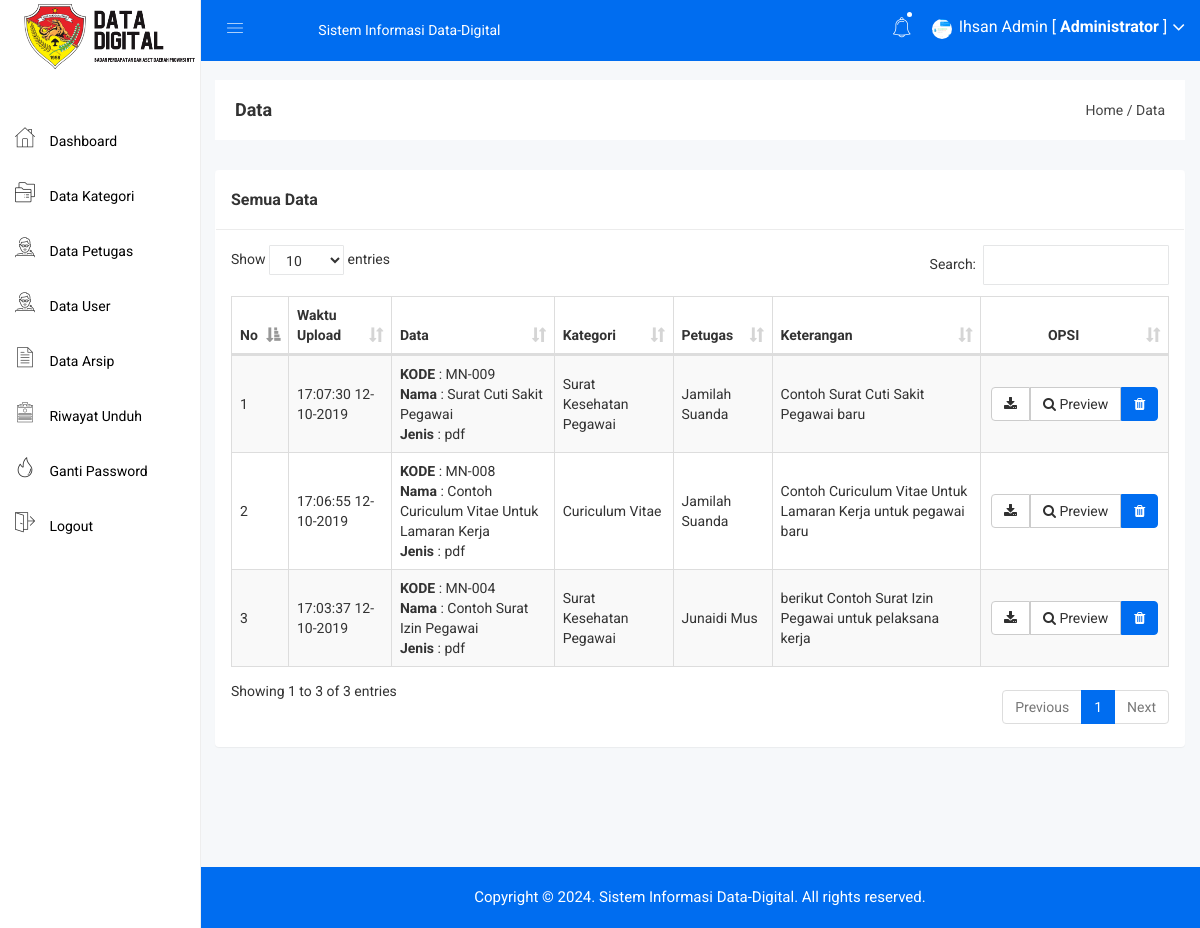
/admin/arsip.php (signed in), run on the app's committed database.
### tables this page shows
CREATE TABLE IF NOT EXISTS `arsip` (
  `arsip_id` int(11) NOT NULL AUTO_INCREMENT,
  `arsip_waktu_upload` datetime NOT NULL,
  `arsip_petugas` int(11) NOT NULL,
  `arsip_kode` varchar(255) NOT NULL,
  `arsip_nama` varchar(255) NOT NULL,
  `arsip_jenis` varchar(255) NOT NULL,
  `arsip_kategori` int(11) NOT NULL,
  `arsip_keterangan` text NOT NULL,
  `arsip_file` varchar(255) NOT NULL,
  PRIMARY KEY (`arsip_id`)
);

CREATE TABLE IF NOT EXISTS `kategori` (
  `kategori_id` int(11) NOT NULL AUTO_INCREMENT,
  `kategori_nama` varchar(255) NOT NULL,
  `kategori_keterangan` text NOT NULL,
  PRIMARY KEY (`kategori_id`)
);

CREATE TABLE IF NOT EXISTS `petugas` (
  `petugas_id` int(11) NOT NULL AUTO_INCREMENT,
  `petugas_nama` varchar(255) NOT NULL,
  `petugas_username` varchar(255) NOT NULL,
  `petugas_password` varchar(255) NOT NULL,
  `petugas_foto` varchar(255) NOT NULL,
  PRIMARY KEY (`petugas_id`)
);

### admin/arsip.php (the view, shortened to what this page needs)
<?php include 'header.php'; ?>
<div class="breadcome-area">
    <div class="container-fluid">
        <div class="row">
            <div class="col-lg-12 col-md-12 col-sm-12 col-xs-12">
                <div class="breadcome-list">
                    <div class="row">
                        <div class="col-lg-6 col-md-6 col-sm-6 col-xs-12">
                            <div class="breadcome-heading">
                                <h4 style="margin-bottom: 0px">Data</h4>
                            </div>
                        </div>
                        <div class="col-lg-6 col-md-6 col-sm-6 col-xs-12">
                            <ul class="breadcome-menu" style="padding-top: 0px">
                                <li><a href="#">Home</a> <span class="bread-slash">/</span></li>
                                <li><span class="bread-blod">Data</span></li>
                            </ul>
                        </div>
                    </div>
                </div>
            </div>
        </div>
    </div>
</div>
<div class="container-fluid">
    <div class="panel panel">
        <div class="panel-heading">
            <h3 class="panel-title">Semua Data</h3>
        </div>
        <div class="panel-body">
            <table id="table" class="table table-bordered table-striped table-hover table-datatable">
                <thead>
                    <tr>
                        <th width="1%">No</th>
                        <th>Waktu Upload</th>
                        <th>Data</th>
                        <th>Kategori</th>
                        <th>Petugas</th>
                        <th>Keterangan</th>
                        <th class="text-center" width="20%">OPSI</th>
                    </tr>
                </thead>
                <tbody>
                    <?php
                    include '../koneksi.php';
                    $no = 1;
                    $arsip = mysqli_query($koneksi,"SELECT * FROM arsip,kategori,petugas WHERE arsip_petugas=petugas_id and arsip_kategori=kategori_id ORDER BY arsip_id DESC");
                    while($p = mysqli_fetch_array($arsip)){
                        ?>
                        <tr>
                            <td><?php echo $no++; ?></td>
                            <td><?php echo date('H:i:s  d-m-Y',strtotime($p['arsip_waktu_upload'])) ?></td>
                            <td>
                                <b>KODE</b> : <?php echo $p['arsip_kode'] ?><br>
                                <b>Nama</b> : <?php echo $p['arsip_nama'] ?><br>
                                <b>Jenis</b> : <?php echo $p['arsip_jenis'] ?><br>
                            </td>
                            <td><?php echo $p['kategori_nama'] ?></td>
                            <td><?php echo $p['petugas_nama'] ?></td>
                            <td><?php echo $p['arsip_keterangan'] ?></td>
                            <td class="text-center">
                                <div class="btn-group">
                                    <a target="_blank" class="btn btn-default" href="../arsip/<?php echo $p['arsip_file']; ?>"><i class="fa fa-download"></i></a>
                                    <a target="_blank" href="arsip_preview.php?id=<?php echo $p['arsip_id']; ?>" class="btn btn-default"><i class="fa fa-search"></i> Preview</a>
                                    <button type="button" class="btn btn-primary" data-toggle="modal" data-target="#exampleModal_<?php echo $p['arsip_id']; ?>">
                                        <i class="fa fa-trash"></i>
                                    </button>
                                </div>
                            </td>
                        </tr>
                        <?php
                    }
                    ?>
                </tbody>
            </table>
        </div>
    </div>
</div>
<?php include 'footer.php'; ?>

### admin/header.php (shortened to what this page needs)
<!doctype html>
<html>
<head>
    <link rel="stylesheet" href="../assets/css/bootstrap.min.css">
    <link rel="stylesheet" href="../assets/css/font-awesome.min.css">
    <link rel="stylesheet" href="../assets/css/owl.carousel.css">
    <link rel="stylesheet" href="../assets/css/owl.theme.css">
    <link rel="stylesheet" href="../assets/css/owl.transitions.css">
    <link rel="stylesheet" href="../assets/css/animate.css">
    <link rel="stylesheet" href="../assets/css/normalize.css">
    <link rel="stylesheet" href="../assets/css/meanmenu.min.css">
    <link rel="stylesheet" href="../assets/css/main.css">
    <link rel="stylesheet" href="../assets/css/educate-custon-icon.css">
    <link rel="stylesheet" href="../assets/css/morrisjs/morris.css">
    <link rel="stylesheet" href="../assets/css/scrollbar/jquery.mCustomScrollbar.min.css">
    <link rel="stylesheet" href="../assets/css/metisMenu/metisMenu.min.css">
    <link rel="stylesheet" href="../assets/css/metisMenu/metisMenu-vertical.css">
    <link rel="stylesheet" href="../assets/css/calendar/fullcalendar.min.css">
    <link rel="stylesheet" href="../assets/css/calendar/fullcalendar.print.min.css">
    <link rel="stylesheet" href="../assets/style.css">
    <link rel="stylesheet" href="../assets/css/responsive.css">
    <link rel="stylesheet" href="../assets/css/style.css">
    <link rel="stylesheet" type="text/css" href="../assets/js/DataTables/datatables.css">
    <?php
    include '../koneksi.php';
    ?>
</head>
<body>
    <div class="left-sidebar-pro">
        <nav id="sidebar" class="">
            <div class="sidebar-header">
                <a href="index.html"><img class="main-logo" src="../assets/img/logo/logo4.png" alt="" /></a>
            </div>
            <div class="left-custom-menu-adp-wrap comment-scrollbar">
                <nav class="sidebar-nav left-sidebar-menu-pro" style="margin-top: 30px">
                    <ul class="metismenu" id="menu1">
                        <li class="active">
                            <a href="index.php">
                                <span class="educate-icon educate-home icon-wrap"></span>
                                <span class="mini-click-non">Dashboard</span>
                            </a>
                        </li>
                        <li>
                            <a href="kategori.php" aria-expanded="false"><span class="educate-icon educate-course icon-wrap sub-icon-mg" aria-hidden="true"></span> <span class="mini-click-non">Data Kategori</span></a>
                        </li>
                        <li>
                            <a href="petugas.php" aria-expanded="false"><span class="educate-icon educate-professor icon-wrap sub-icon-mg" aria-hidden="true"></span> <span class="mini-click-non">Data Petugas</span></a>
                        </li>
                        <li>
                            <a href="user.php" aria-expanded="false"><span class="educate-icon educate-professor icon-wrap sub-icon-mg" aria-hidden="true"></span> <span class="mini-click-non">Data User</span></a>
                        </li>
                        <li>
                            <a href="arsip.php" aria-expanded="false"><span class="educate-icon educate-data-table icon-wrap sub-icon-mg" aria-hidden="true"></span> <span class="mini-click-non">Data Arsip</span></a>
                        </li>
                        <li>
                            <a href="riwayat.php" aria-expanded="false"><span class="educate-icon educate-form icon-wrap sub-icon-mg" aria-hidden="true"></span> <span class="mini-click-non">Riwayat Unduh</span></a>
                        </li>
                        <li>
                            <a href="gantipassword.php" aria-expanded="false"><span class="educate-icon educate-danger icon-wrap sub-icon-mg" aria-hidden="true"></span> <span class="mini-click-non">Ganti Password</span></a>
                        </li>
                        <li>
                            <a href="logout.php" aria-expanded="false"><span class="educate-icon educate-pages icon-wrap sub-icon-mg" aria-hidden="true"></span> <span class="mini-click-non">Logout</span></a>
                        </li>
                    </ul>
                </nav>
            </div>
        </nav>
    </div>
    <div class="all-content-wrapper">
        <div class="container-fluid">
            <div class="row">
                <div class="col-lg-12 col-md-12 col-sm-12 col-xs-12">
                    <div class="logo-pro">
                        <a href="index.html"><img class="main-logo" src="../assets/img/logo/logo.png" alt="" /></a>
                    </div>
                </div>
            </div>
        </div>
        <div class="header-advance-area">
            <div class="header-top-area">
                <div class="container-fluid">
                    <div class="row">
                        <div class="col-lg-12 col-md-12 col-sm-12 col-xs-12">
                            <div class="header-top-wraper">
                                <div class="row">
                                    <div class="col-lg-1 col-md-0 col-sm-12 col-xs-12">
                                        <div class="menu-switcher-pro">
                                            <button type="button" id="sidebarCollapse" class="btn bar-button-pro header-drl-controller-btn btn-info navbar-btn">
                                                <i class="educate-icon educate-nav"></i>
                                            </button>
                                        </div>
                                    </div>
                                    <div class="col-lg-5 col-md-6 col-sm-12 col-xs-12">
                                        <div class="header-top-menu tabl-d-n">
                                            <ul class="nav navbar-nav mai-top-nav">
                                                <li class="nav-item"><a href="#" class="nav-link">Sistem Informasi Data-Digital</a></li>
                                            </ul>
                                        </div>
                                    </div>
                                    <div class="col-lg-6 col-md-6 col-sm-12 col-xs-12">
                                        <div class="header-right-info">
                                            <ul class="nav navbar-nav mai-top-nav header-right-menu">
                                                <li class="nav-item">
                                                    <a href="#" data-toggle="dropdown" role="button" aria-expanded="false" class="nav-link dropdown-toggle"><i class="educate-icon educate-bell" aria-hidden="true"></i><span class="indicator-nt"></span></a>
                                            </li>
                                            <li class="nav-item">
                                                <a href="#" data-toggle="dropdown" role="button" aria-expanded="false" class="nav-link dropdown-toggle">
                                                    <?php
                                                    $id_admin = $_SESSION['id'];
                                                    $profil = mysqli_query($koneksi,"select * from admin where admin_id='$id_admin'");
                                                    $profil = mysqli_fetch_assoc($profil);
                                                    if($profil['admin_foto'] == ""){
                                                      ?>
                                                      <img src="../gambar/sistem/user.png" style="width: 20px;height: 20px">
                                                  <?php }else{ ?>
                                                    <img src="../gambar/admin/<?php echo $profil['admin_foto'] ?>" style="width: 20px;height: 20px">
                                                <?php } ?>
                                                <span class="admin-name"><?php echo $_SESSION['nama']; ?> [ <b>Administrator</b> ]</span>
                                                <i class="fa fa-angle-down edu-icon edu-down-arrow"></i>
                                            </a>
                                        </li>
                                    </ul>
                                </div>
                            </div>
                        </div>
                    </div>
                </div>
            </div>
        </div>
    </div>
</div>

### data on the page
arsip: arsip_waktu_upload "17:07:30 12-10-2019", arsip_kode "MN-009", arsip_nama "Surat Cuti Sakit Pegawai", arsip_jenis "pdf", kategori.kategori_nama "Surat Kesehatan Pegawai", petugas.petugas_nama "Jamilah Suanda", arsip_keterangan "Contoh Surat Cuti Sakit Pegawai baru"
arsip: arsip_waktu_upload "17:06:55 12-10-2019", arsip_kode "MN-008", arsip_nama "Contoh Curiculum Vitae Untuk Lamaran Kerja", arsip_jenis "pdf", kategori.kategori_nama "Curiculum Vitae", petugas.petugas_nama "Jamilah Suanda", arsip_keterangan "Contoh Curiculum Vitae Untuk Lamaran Kerja untuk pegawai baru"
arsip: arsip_waktu_upload "17:03:37 12-10-2019", arsip_kode "MN-004", arsip_nama "Contoh Surat Izin Pegawai", arsip_jenis "pdf", kategori.kategori_nama "Surat Kesehatan Pegawai", petugas.petugas_nama "Junaidi Mus", arsip_keterangan "berikut Contoh Surat Izin Pegawai untuk pelaksana kerja"

### other printed values
$_SESSION['nama'] "Ihsan Admin"
